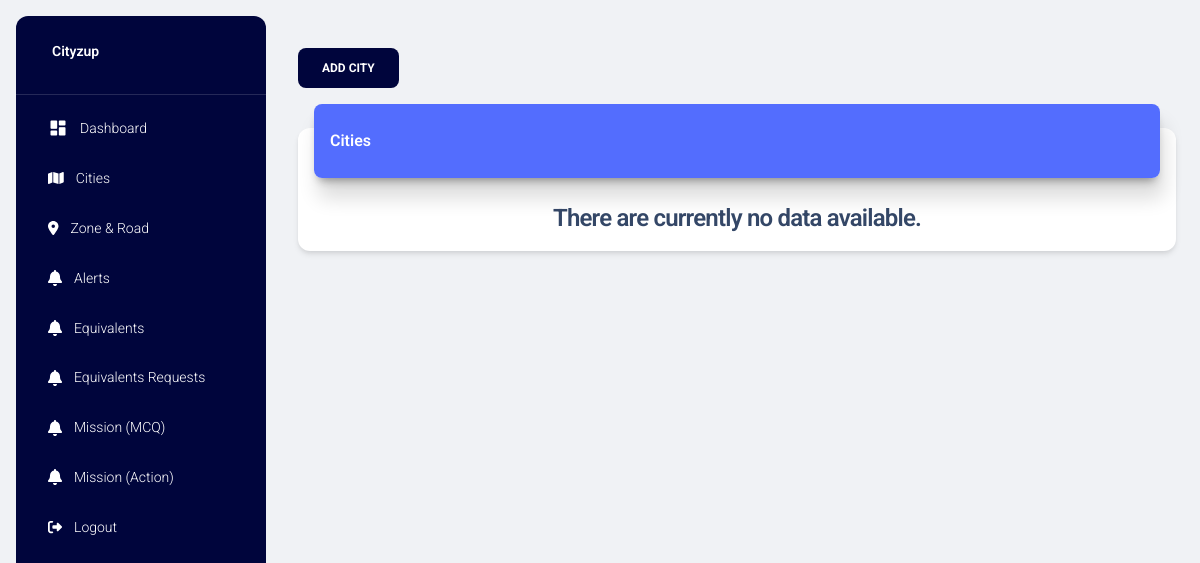
The page /cities/ (signed in) on the database as committed earlier.
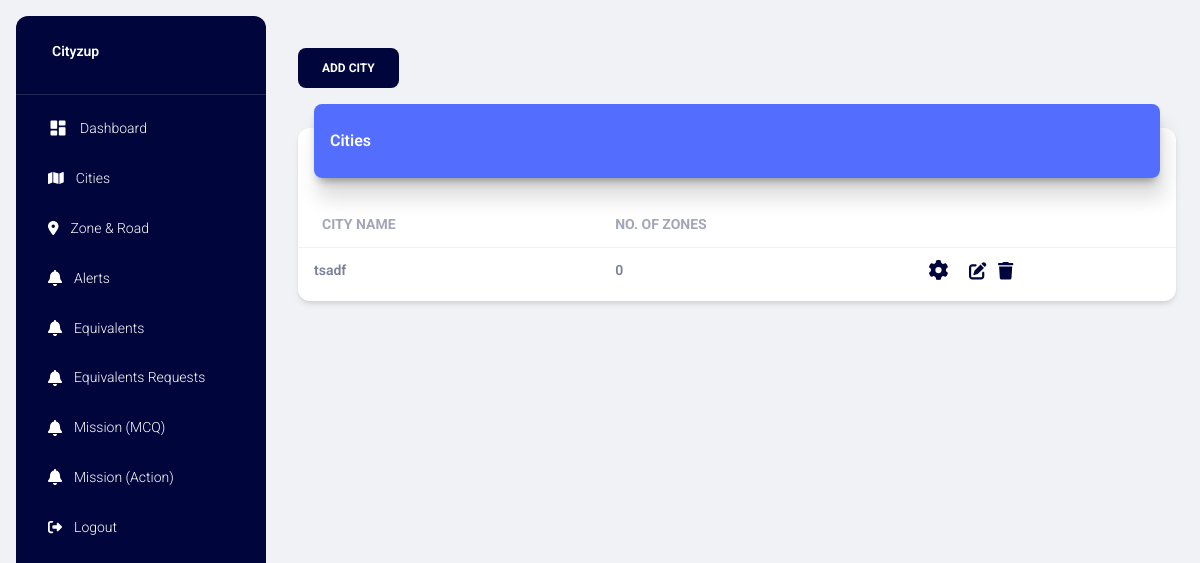
The same page on the database as committed later.
### project/models.py (models this page shows)
class Guide(db.Model):
    g_id = db.Column(db.Integer, primary_key=True)
    g_title = db.Column(db.String(255), nullable=False)
    g_coins_for_first_alert = db.Column(db.Integer, nullable=False)
    g_coins_for_confirm_alert = db.Column(db.Integer, nullable=False)
    g_coins_for_close_alert = db.Column(db.Integer, nullable=False)

### project/main.py (the view)
@main.route("/cities/")
@login_required
def cities():
    cities = db.session.query(
        Guide.g_id,
        Guide.g_title,
        db.func.count(Zone.z_id).label('point_count'),
        Guide.g_coins_for_first_alert,
        Guide.g_coins_for_confirm_alert,
        Guide.g_coins_for_close_alert
    ) \
        .outerjoin(Zone, Zone.g_id == Guide.g_id) \
        .group_by(Guide.g_id, Guide.g_coins_for_first_alert,  Guide.g_coins_for_confirm_alert,
                  Guide.g_coins_for_close_alert) \
        .order_by(Guide.g_id.desc()) \
        .all()
    title = 'Cities'
    page_title = 'Cities'
    return render_template('cities.html', cities=cities, page_title=page_title, title=title)

### project/models.py (called while the page is built)
@login_manager.user_loader
def load_user(user_id):
    return User.query.get(int(user_id))

### project/templates/cities.html (shortened to what the changed rows need)
{% extends "layout.html" %} {% block title %} {% endblock %} {% block content %}
<div class="container-fluid py-4">
    <div class="row">
        <div class="col-12">
            <div class="card my-4">
                <div class="card-body px-0 pb-2">
                    <div class="table-responsive p-0">
                        {% if cities|length > 0 %}
                            <table class="table align-items-center mb-0">
                                <thead>
                                    <tr>
                                        <th class="text-uppercase text-secondary text-sm font-weight-bolder opacity-7">
                                            City Name
                                        </th>
                                        <th class="text-uppercase text-secondary text-sm font-weight-bolder opacity-7 ps-2">
                                            No. of Zones
                                        </th>
                                        <th class="text-secondary opacity-7"></th>
                                    </tr>
                                </thead>
                                <tbody>
                                    {% for city in cities %}
                                        <tr>
                                            <td>
                                                <div class="d-flex px-2 py-1">
                                                    <div class="d-flex flex-column justify-content-center">
                                                        <p class="text-sm font-weight-bold mb-0">{{ city.g_title }}</p>
                                                    </div>
                                                </div>
                                            </td>
                                            <td>
                                                <p class="text-sm font-weight-bold mb-0">{{ city.point_count }}</p>
                                            </td>
                                            <td class="align-middle">
                                                <a href="#" data-gid="{{ city.g_id }}"
                                                data-firstcoin="{{city.g_coins_for_first_alert}}"
                                                data-confirmcoin="{{city.g_coins_for_confirm_alert}}"
                                                data-closecoin="{{city.g_coins_for_close_alert}}"
                                                data-bs-toggle="modal" data-bs-target="#modalCitySettings" class="openModalCitySettings">
                                                    <i class="fa-solid fa-gear fa-lg icon-dark"></i>
                                                </a>
                                                <a href="#" data-gid="{{ city.g_id }}" data-gtitle="{{ city.g_title }}" class="text-secondary font-weight-bold text-sm openEditModalGuide" data-toggle="tooltip" data-original-title="Edit" data-bs-toggle="modal" data-bs-target="#modalEditGuide">
                                                    <i class="fa-solid fa-pen-to-square fa-lg icon-dark "></i>
                                                </a>
                                                <a href="#" data-gid="{{ city.g_id }}" class="text-secondary font-weight-bold text-sm deleteGuideBtn" data-toggle="tooltip" data-original-title="Delete">
                                                    <i class="fa-solid fa-trash fa-lg icon-dark"></i>
                                                </a>
                                            </td>
                                        </tr>
                                    {% endfor %}
                                </tbody>
                            </table>
                        {% else %}
                            <h4 class="text-center">There are currently no data available.</h4>
                        {% endif %}
                    </div>
                </div>
            </div>
        </div>
    </div>
</div>
{% endblock %}

Rows that differ between the two databases and show on the page:
added Guide: g_title "tsadf", point_count "0"
Other text that changed with them:
text no longer shown: "There are currently no data available."
text now shown: "CITY NAME NO. OF ZONES"
